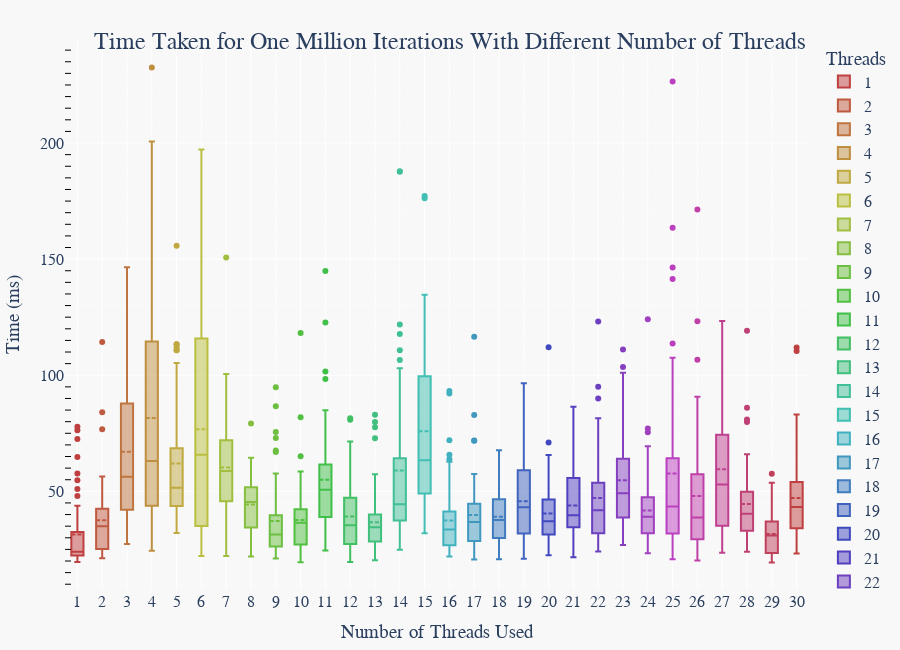

The cell this chart's notebook holds for it:
### Code cell
import plotly.graph_objects as go
import numpy as np
import pandas as pd

N = 30     # Number of boxes

df_org = pd.read_parquet("C:/Users/diego/Documents/Git/playground/blog/posts/cuda_cohort_w1/resources/threading_benchmark.parquet")

# generate an array of rainbow colors by fixing the saturation and lightness of the HSL
# representation of colour and marching around the hue.
# Plotly accepts any CSS color format, see e.g. http://www.w3schools.com/cssref/css_colors_legal.asp.
c = ['hsl('+str(h)+',50%'+',50%)' for h in np.linspace(0, 360, N)]



# Each box is represented by a dict that contains the data, the type, and the colour.
# Use list comprehension to describe N boxes, each with a different colour and with different randomly generated data:
fig = go.Figure(data=[go.Box(
    y=df_org.iloc[:, i].values,
    marker_color=c[i],
    name=str(i+1),
    ) for i in range(int(N))]
    
    )

# format the layout
fig.update_layout(
    xaxis=dict(zeroline=True, gridcolor="white", showgrid=True, zerolinecolor="white", ),
    yaxis=dict(gridcolor="white", zeroline=True, showgrid=True, zerolinecolor="white",),
    paper_bgcolor="rgb(248,248,248)",
    plot_bgcolor="rgb(248,248,248)",
    title=dict(
      text="Time Taken for One Million Iterations With Different Number of Threads",
      x=0.5, 
      y=0.95,
      font=dict(
        family="Times New Roman, serif",
        size=24),
      ),
    xaxis_title="Number of Threads Used",
    yaxis_title="Time (ms)",
    legend_title="Threads",
    margin=dict(l=40, r=40, t=40, b=40),
    font=dict(family="Times New Roman, serif", size=16),
    height=650,
    width=None
)
fig.update_yaxes(minor_ticks="inside",
                  minor=dict(
                    ticklen=6, 
                    tickcolor="black", 
                    tickmode='auto', 
                    nticks=10, 
                    showgrid=True
                    )
                )
fig.update_traces(boxmean=True)
fig.show(config={"responsive": True})
